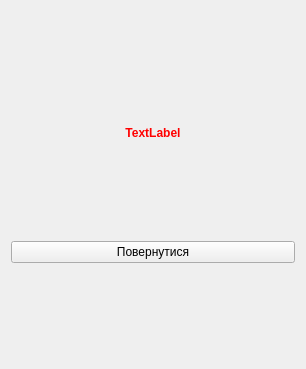
<?xml version="1.0" encoding="UTF-8"?>
<ui version="4.0">
 <class>ErrorDialog</class>
 <widget class="QWidget" name="ErrorDialog">
  <property name="geometry">
   <rect>
    <x>0</x>
    <y>0</y>
    <width>306</width>
    <height>369</height>
   </rect>
  </property>
  <property name="windowTitle">
   <string>Form</string>
  </property>
  <layout class="QVBoxLayout" name="verticalLayout">
   <item>
    <spacer name="verticalSpacer_5">
     <property name="orientation">
      <enum>Qt::Vertical</enum>
     </property>
     <property name="sizeHint" stdset="0">
      <size>
       <width>20</width>
       <height>49</height>
      </size>
     </property>
    </spacer>
   </item>
   <item>
    <widget class="QLabel" name="errorImg">
     <property name="text">
      <string/>
     </property>
     <property name="pixmap">
      <pixmap resource="../appres.qrc">:/pics/error.png</pixmap>
     </property>
     <property name="alignment">
      <set>Qt::AlignCenter</set>
     </property>
    </widget>
   </item>
   <item>
    <widget class="QLabel" name="errorTextLbl">
     <property name="font">
      <font>
       <weight>75</weight>
       <bold>true</bold>
      </font>
     </property>
     <property name="styleSheet">
      <string notr="true">color: rgb(255, 0, 0);</string>
     </property>
     <property name="text">
      <string>TextLabel</string>
     </property>
     <property name="alignment">
      <set>Qt::AlignCenter</set>
     </property>
    </widget>
   </item>
   <item>
    <spacer name="verticalSpacer_6">
     <property name="orientation">
      <enum>Qt::Vertical</enum>
     </property>
     <property name="sizeHint" stdset="0">
      <size>
       <width>20</width>
       <height>50</height>
      </size>
     </property>
    </spacer>
   </item>
   <item>
    <widget class="QPushButton" name="backButton">
     <property name="text">
      <string>Повернутися</string>
     </property>
    </widget>
   </item>
   <item>
    <spacer name="verticalSpacer_7">
     <property name="orientation">
      <enum>Qt::Vertical</enum>
     </property>
     <property name="sizeHint" stdset="0">
      <size>
       <width>20</width>
       <height>49</height>
      </size>
     </property>
    </spacer>
   </item>
  </layout>
 </widget>
 <resources>
  <include location="../appres.qrc"/>
 </resources>
 <connections/>
</ui>
